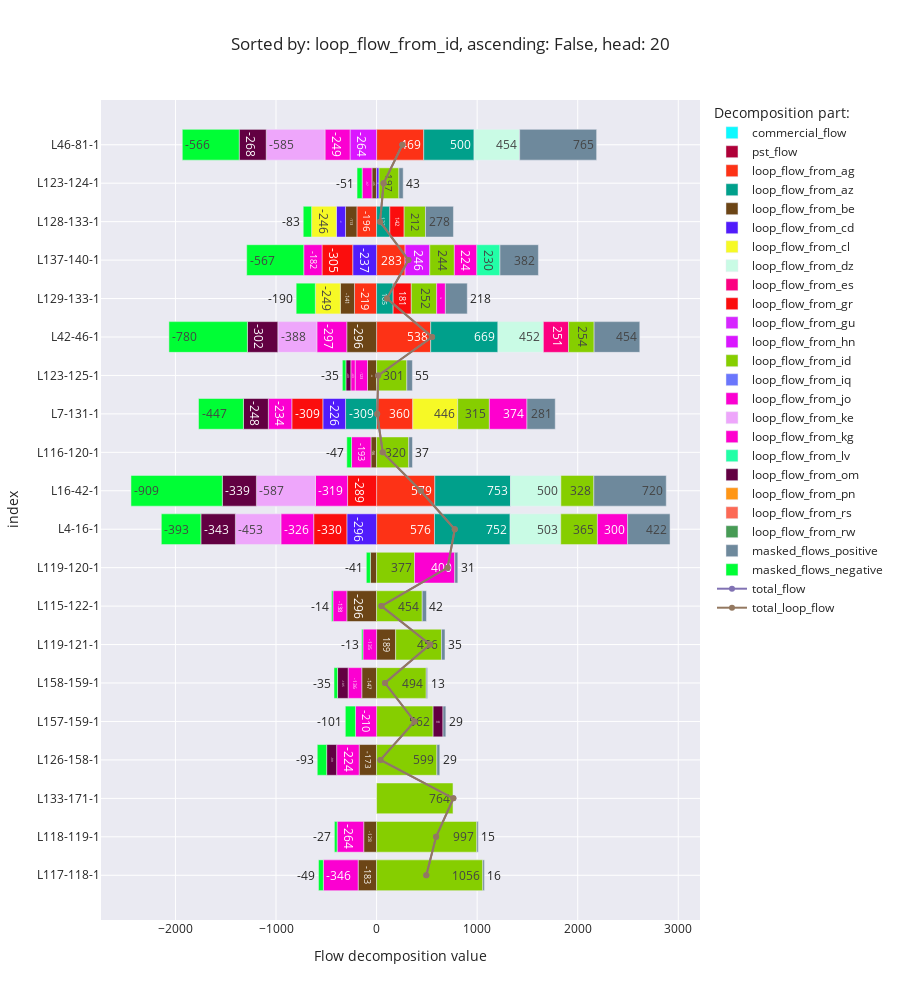

Here is the notebook cell this chart was saved with:
### Code cell
flow_decomposition_bar_chart(f'loop_flow_from_{random.Random(12).choice(list(countries)).lower()}')

### Figure 1 — Plotly figure (JSON) as saved in the notebook; plotly's stock layout.template omitted (floating-point values rounded to 4 significant figures)
{"data": [{"alignmentgroup": "True", "hovertemplate": "Decomposition part:=commercial_flow<br>Flow decomposition value=%{x}<br>index=%{y}<extra></extra>", "legendgroup": "commercial_flow", "marker": {"color": "#0DF9FF", "pattern": {"shape": ""}}, "name": "commercial_flow", "offsetgroup": "commercial_flow", "orientation": "h", "showlegend": true, "textposition": "auto", "texttemplate": "%{x:.0f}", "type": "bar", "x": [null, null, null, null, null, null, null, null, null, null, null, null, null, null, null, null, null, null, null, null], "xaxis": "x", "y": ["L117-118-1", "L118-119-1", "L133-171-1", "L126-158-1", "L157-159-1", "L158-159-1", "L119-121-1", "L115-122-1", "L119-120-1", "L4-16-1", "L16-42-1", "L116-120-1", "L7-131-1", "L123-125-1", "L42-46-1", "L129-133-1", "L137-140-1", "L128-133-1", "L123-124-1", "L46-81-1"], "yaxis": "y"}, {"alignmentgroup": "True", "hovertemplate": "Decomposition part:=pst_flow<br>Flow decomposition value=%{x}<br>index=%{y}<extra></extra>", "legendgroup": "pst_flow", "marker": {"color": "#AF0038", "pattern": {"shape": ""}}, "name": "pst_flow", "offsetgroup": "pst_flow", "orientation": "h", "showlegend": true, "textposition": "auto", "texttemplate": "%{x:.0f}", "type": "bar", "x": [null, null, null, null, null, null, null, null, null, null, null, null, null, null, null, null, null, null, null, null], "xaxis": "x", "y": ["L117-118-1", "L118-119-1", "L133-171-1", "L126-158-1", "L157-159-1", "L158-159-1", "L119-121-1", "L115-122-1", "L119-120-1", "L4-16-1", "L16-42-1", "L116-120-1", "L7-131-1", "L123-125-1", "L42-46-1", "L129-133-1", "L137-140-1", "L128-133-1", "L123-124-1", "L46-81-1"], "yaxis": "y"}, {"alignmentgroup": "True", "hovertemplate": "Decomposition part:=loop_flow_from_ag<br>Flow decomposition value=%{x}<br>index=%{y}<extra></extra>", "legendgroup": "loop_flow_from_ag", "marker": {"color": "#FD3216", "pattern": {"shape": ""}}, "name": "loop_flow_from_ag", "offsetgroup": "loop_flow_from_ag", "orientation": "h", "showlegend": true, "textposition": "auto", "texttemplate": "%{x:.0f}", "type": "bar", "x": [null, null, null, null, null, null, null, null, null, 575.6, 579.0, null, 360.2, null, 538.1, -219.3, 283.4, -195.6, null, 468.7], "xaxis": "x", "y": ["L117-118-1", "L118-119-1", "L133-171-1", "L126-158-1", "L157-159-1", "L158-159-1", "L119-121-1", "L115-122-1", "L119-120-1", "L4-16-1", "L16-42-1", "L116-120-1", "L7-131-1", "L123-125-1", "L42-46-1", "L129-133-1", "L137-140-1", "L128-133-1", "L123-124-1", "L46-81-1"], "yaxis": "y"}, {"alignmentgroup": "True", "hovertemplate": "Decomposition part:=loop_flow_from_az<br>Flow decomposition value=%{x}<br>index=%{y}<extra></extra>", "legendgroup": "loop_flow_from_az", "marker": {"color": "#00A08B", "pattern": {"shape": ""}}, "name": "loop_flow_from_az", "offsetgroup": "loop_flow_from_az", "orientation": "h", "showlegend": true, "textposition": "auto", "texttemplate": "%{x:.0f}", "type": "bar", "x": [null, null, null, null, null, null, null, null, null, 752.4, 753.4, null, -308.8, null, 668.9, 164.5, null, 131.6, null, 500.3], "xaxis": "x", "y": ["L117-118-1", "L118-119-1", "L133-171-1", "L126-158-1", "L157-159-1", "L158-159-1", "L119-121-1", "L115-122-1", "L119-120-1", "L4-16-1", "L16-42-1", "L116-120-1", "L7-131-1", "L123-125-1", "L42-46-1", "L129-133-1", "L137-140-1", "L128-133-1", "L123-124-1", "L46-81-1"], "yaxis": "y"}, {"alignmentgroup": "True", "hovertemplate": "Decomposition part:=loop_flow_from_be<br>Flow decomposition value=%{x}<br>index=%{y}<extra></extra>", "legendgroup": "loop_flow_from_be", "marker": {"color": "#6C4516", "pattern": {"shape": ""}}, "name": "loop_flow_from_be", "offsetgroup": "loop_flow_from_be", "orientation": "h", "showlegend": true, "textposition": "auto", "texttemplate": "%{x:.0f}", "type": "bar", "x": [-183.3, -128.0, null, -173.1, null, -147.3, 189.5, -295.8, -61.5, null, null, -55.89, null, -90.35, -296.4, -141.2, null, -113.2, -46.21, null], "xaxis": "x", "y": ["L117-118-1", "L118-119-1", "L133-171-1", "L126-158-1", "L157-159-1", "L158-159-1", "L119-121-1", "L115-122-1", "L119-120-1", "L4-16-1", "L16-42-1", "L116-120-1", "L7-131-1", "L123-125-1", "L42-46-1", "L129-133-1", "L137-140-1", "L128-133-1", "L123-124-1", "L46-81-1"], "yaxis": "y"}, {"alignmentgroup": "True", "hovertemplate": "Decomposition part:=loop_flow_from_cd<br>Flow decomposition value=%{x}<br>index=%{y}<extra></extra>", "legendgroup": "loop_flow_from_cd", "marker": {"color": "#511CFB", "pattern": {"shape": ""}}, "name": "loop_flow_from_cd", "offsetgroup": "loop_flow_from_cd", "orientation": "h", "showlegend": true, "textposition": "auto", "texttemplate": "%{x:.0f}", "type": "bar", "x": [null, null, null, null, null, null, null, null, null, -295.7, null, null, -225.6, null, null, null, -237.3, -90.98, 24.5, null], "xaxis": "x", "y": ["L117-118-1", "L118-119-1", "L133-171-1", "L126-158-1", "L157-159-1", "L158-159-1", "L119-121-1", "L115-122-1", "L119-120-1", "L4-16-1", "L16-42-1", "L116-120-1", "L7-131-1", "L123-125-1", "L42-46-1", "L129-133-1", "L137-140-1", "L128-133-1", "L123-124-1", "L46-81-1"], "yaxis": "y"}, {"alignmentgroup": "True", "hovertemplate": "Decomposition part:=loop_flow_from_cl<br>Flow decomposition value=%{x}<br>index=%{y}<extra></extra>", "legendgroup": "loop_flow_from_cl", "marker": {"color": "#F6F926", "pattern": {"shape": ""}}, "name": "loop_flow_from_cl", "offsetgroup": "loop_flow_from_cl", "orientation": "h", "showlegend": true, "textposition": "auto", "texttemplate": "%{x:.0f}", "type": "bar", "x": [null, null, null, null, null, null, null, null, null, null, null, null, 446.1, null, null, -248.8, null, -246.4, null, null], "xaxis": "x", "y": ["L117-118-1", "L118-119-1", "L133-171-1", "L126-158-1", "L157-159-1", "L158-159-1", "L119-121-1", "L115-122-1", "L119-120-1", "L4-16-1", "L16-42-1", "L116-120-1", "L7-131-1", "L123-125-1", "L42-46-1", "L129-133-1", "L137-140-1", "L128-133-1", "L123-124-1", "L46-81-1"], "yaxis": "y"}, {"alignmentgroup": "True", "hovertemplate": "Decomposition part:=loop_flow_from_dz<br>Flow decomposition value=%{x}<br>index=%{y}<extra></extra>", "legendgroup": "loop_flow_from_dz", "marker": {"color": "#C9FBE5", "pattern": {"shape": ""}}, "name": "loop_flow_from_dz", "offsetgroup": "loop_flow_from_dz", "orientation": "h", "showlegend": true, "textposition": "auto", "texttemplate": "%{x:.0f}", "type": "bar", "x": [null, null, null, null, null, null, null, null, null, 503.2, 500.3, null, null, null, 451.6, null, null, null, null, 453.7], "xaxis": "x", "y": ["L117-118-1", "L118-119-1", "L133-171-1", "L126-158-1", "L157-159-1", "L158-159-1", "L119-121-1", "L115-122-1", "L119-120-1", "L4-16-1", "L16-42-1", "L116-120-1", "L7-131-1", "L123-125-1", "L42-46-1", "L129-133-1", "L137-140-1", "L128-133-1", "L123-124-1", "L46-81-1"], "yaxis": "y"}, {"alignmentgroup": "True", "hovertemplate": "Decomposition part:=loop_flow_from_es<br>Flow decomposition value=%{x}<br>index=%{y}<extra></extra>", "legendgroup": "loop_flow_from_es", "marker": {"color": "#FC0080", "pattern": {"shape": ""}}, "name": "loop_flow_from_es", "offsetgroup": "loop_flow_from_es", "orientation": "h", "showlegend": true, "textposition": "auto", "texttemplate": "%{x:.0f}", "type": "bar", "x": [null, null, null, null, null, null, null, null, null, null, null, null, null, null, 250.6, null, null, null, null, null], "xaxis": "x", "y": ["L117-118-1", "L118-119-1", "L133-171-1", "L126-158-1", "L157-159-1", "L158-159-1", "L119-121-1", "L115-122-1", "L119-120-1", "L4-16-1", "L16-42-1", "L116-120-1", "L7-131-1", "L123-125-1", "L42-46-1", "L129-133-1", "L137-140-1", "L128-133-1", "L123-124-1", "L46-81-1"], "yaxis": "y"}, {"alignmentgroup": "True", "hovertemplate": "Decomposition part:=loop_flow_from_gr<br>Flow decomposition value=%{x}<br>index=%{y}<extra></extra>", "legendgroup": "loop_flow_from_gr", "marker": {"color": "#FB0D0D", "pattern": {"shape": ""}}, "name": "loop_flow_from_gr", "offsetgroup": "loop_flow_from_gr", "orientation": "h", "showlegend": true, "textposition": "auto", "texttemplate": "%{x:.0f}", "type": "bar", "x": [null, null, null, null, null, null, null, null, null, -329.7, -288.5, null, -308.5, null, null, 180.7, -305.3, 142.5, null, null], "xaxis": "x", "y": ["L117-118-1", "L118-119-1", "L133-171-1", "L126-158-1", "L157-159-1", "L158-159-1", "L119-121-1", "L115-122-1", "L119-120-1", "L4-16-1", "L16-42-1", "L116-120-1", "L7-131-1", "L123-125-1", "L42-46-1", "L129-133-1", "L137-140-1", "L128-133-1", "L123-124-1", "L46-81-1"], "yaxis": "y"}, {"alignmentgroup": "True", "hovertemplate": "Decomposition part:=loop_flow_from_gu<br>Flow decomposition value=%{x}<br>index=%{y}<extra></extra>", "legendgroup": "loop_flow_from_gu", "marker": {"color": "#D626FF", "pattern": {"shape": ""}}, "name": "loop_flow_from_gu", "offsetgroup": "loop_flow_from_gu", "orientation": "h", "showlegend": true, "textposition": "auto", "texttemplate": "%{x:.0f}", "type": "bar", "x": [null, null, null, null, null, null, null, null, null, null, null, null, null, null, null, null, null, null, null, null], "xaxis": "x", "y": ["L117-118-1", "L118-119-1", "L133-171-1", "L126-158-1", "L157-159-1", "L158-159-1", "L119-121-1", "L115-122-1", "L119-120-1", "L4-16-1", "L16-42-1", "L116-120-1", "L7-131-1", "L123-125-1", "L42-46-1", "L129-133-1", "L137-140-1", "L128-133-1", "L123-124-1", "L46-81-1"], "yaxis": "y"}, {"alignmentgroup": "True", "hovertemplate": "Decomposition part:=loop_flow_from_hn<br>Flow decomposition value=%{x}<br>index=%{y}<extra></extra>", "legendgroup": "loop_flow_from_hn", "marker": {"color": "#DA16FF", "pattern": {"shape": ""}}, "name": "loop_flow_from_hn", "offsetgroup": "loop_flow_from_hn", "orientation": "h", "showlegend": true, "textposition": "auto", "texttemplate": "%{x:.0f}", "type": "bar", "x": [null, null, null, null, null, null, null, null, null, null, null, null, null, null, null, null, 245.8, null, null, -263.9], "xaxis": "x", "y": ["L117-118-1", "L118-119-1", "L133-171-1", "L126-158-1", "L157-159-1", "L158-159-1", "L119-121-1", "L115-122-1", "L119-120-1", "L4-16-1", "L16-42-1", "L116-120-1", "L7-131-1", "L123-125-1", "L42-46-1", "L129-133-1", "L137-140-1", "L128-133-1", "L123-124-1", "L46-81-1"], "yaxis": "y"}, {"alignmentgroup": "True", "hovertemplate": "Decomposition part:=loop_flow_from_id<br>Flow decomposition value=%{x}<br>index=%{y}<extra></extra>", "legendgroup": "loop_flow_from_id", "marker": {"color": "#86CE00", "pattern": {"shape": ""}}, "name": "loop_flow_from_id", "offsetgroup": "loop_flow_from_id", "orientation": "h", "showlegend": true, "textposition": "auto", "texttemplate": "%{x:.0f}", "type": "bar", "x": [1056.0, 996.8, 763.6, 599.3, 562.3, 493.8, 455.6, 453.9, 377.3, 364.7, 327.7, 319.7, 315.3, 300.9, 254.0, 252.1, 244.2, 212.3, 197.3, null], "xaxis": "x", "y": ["L117-118-1", "L118-119-1", "L133-171-1", "L126-158-1", "L157-159-1", "L158-159-1", "L119-121-1", "L115-122-1", "L119-120-1", "L4-16-1", "L16-42-1", "L116-120-1", "L7-131-1", "L123-125-1", "L42-46-1", "L129-133-1", "L137-140-1", "L128-133-1", "L123-124-1", "L46-81-1"], "yaxis": "y"}, {"alignmentgroup": "True", "hovertemplate": "Decomposition part:=loop_flow_from_iq<br>Flow decomposition value=%{x}<br>index=%{y}<extra></extra>", "legendgroup": "loop_flow_from_iq", "marker": {"color": "#6A76FC", "pattern": {"shape": ""}}, "name": "loop_flow_from_iq", "offsetgroup": "loop_flow_from_iq", "orientation": "h", "showlegend": true, "textposition": "auto", "texttemplate": "%{x:.0f}", "type": "bar", "x": [null, null, null, null, null, null, null, null, null, null, null, null, null, null, null, null, null, null, null, null], "xaxis": "x", "y": ["L117-118-1", "L118-119-1", "L133-171-1", "L126-158-1", "L157-159-1", "L158-159-1", "L119-121-1", "L115-122-1", "L119-120-1", "L4-16-1", "L16-42-1", "L116-120-1", "L7-131-1", "L123-125-1", "L42-46-1", "L129-133-1", "L137-140-1", "L128-133-1", "L123-124-1", "L46-81-1"], "yaxis": "y"}, {"alignmentgroup": "True", "hovertemplate": "Decomposition part:=loop_flow_from_jo<br>Flow decomposition value=%{x}<br>index=%{y}<extra></extra>", "legendgroup": "loop_flow_from_jo", "marker": {"color": "#FB00D1", "pattern": {"shape": ""}}, "name": "loop_flow_from_jo", "offsetgroup": "loop_flow_from_jo", "orientation": "h", "showlegend": true, "textposition": "auto", "texttemplate": "%{x:.0f}", "type": "bar", "x": [-345.8, -264.3, null, -224.1, -209.8, -135.9, -135.5, -138.0, 399.7, -326.2, -319.5, -193.3, -233.6, -122.5, -297.4, null, -181.7, null, -97.35, -248.9], "xaxis": "x", "y": ["L117-118-1", "L118-119-1", "L133-171-1", "L126-158-1", "L157-159-1", "L158-159-1", "L119-121-1", "L115-122-1", "L119-120-1", "L4-16-1", "L16-42-1", "L116-120-1", "L7-131-1", "L123-125-1", "L42-46-1", "L129-133-1", "L137-140-1", "L128-133-1", "L123-124-1", "L46-81-1"], "yaxis": "y"}, {"alignmentgroup": "True", "hovertemplate": "Decomposition part:=loop_flow_from_ke<br>Flow decomposition value=%{x}<br>index=%{y}<extra></extra>", "legendgroup": "loop_flow_from_ke", "marker": {"color": "#EEA6FB", "pattern": {"shape": ""}}, "name": "loop_flow_from_ke", "offsetgroup": "loop_flow_from_ke", "orientation": "h", "showlegend": true, "textposition": "auto", "texttemplate": "%{x:.0f}", "type": "bar", "x": [null, null, null, null, null, null, null, null, null, -452.6, -587.1, null, null, null, -388.5, null, null, null, null, -584.9], "xaxis": "x", "y": ["L117-118-1", "L118-119-1", "L133-171-1", "L126-158-1", "L157-159-1", "L158-159-1", "L119-121-1", "L115-122-1", "L119-120-1", "L4-16-1", "L16-42-1", "L116-120-1", "L7-131-1", "L123-125-1", "L42-46-1", "L129-133-1", "L137-140-1", "L128-133-1", "L123-124-1", "L46-81-1"], "yaxis": "y"}, {"alignmentgroup": "True", "hovertemplate": "Decomposition part:=loop_flow_from_kg<br>Flow decomposition value=%{x}<br>index=%{y}<extra></extra>", "legendgroup": "loop_flow_from_kg", "marker": {"color": "#FE00CE", "pattern": {"shape": ""}}, "name": "loop_flow_from_kg", "offsetgroup": "loop_flow_from_kg", "orientation": "h", "showlegend": true, "textposition": "auto", "texttemplate": "%{x:.0f}", "type": "bar", "x": [null, null, null, null, null, null, null, null, null, 300.1, null, null, 373.7, -43.18, null, 86.9, 223.7, null, null, null], "xaxis": "x", "y": ["L117-118-1", "L118-119-1", "L133-171-1", "L126-158-1", "L157-159-1", "L158-159-1", "L119-121-1", "L115-122-1", "L119-120-1", "L4-16-1", "L16-42-1", "L116-120-1", "L7-131-1", "L123-125-1", "L42-46-1", "L129-133-1", "L137-140-1", "L128-133-1", "L123-124-1", "L46-81-1"], "yaxis": "y"}, {"alignmentgroup": "True", "hovertemplate": "Decomposition part:=loop_flow_from_lv<br>Flow decomposition value=%{x}<br>index=%{y}<extra></extra>", "legendgroup": "loop_flow_from_lv", "marker": {"color": "#22FFA7", "pattern": {"shape": ""}}, "name": "loop_flow_from_lv", "offsetgroup": "loop_flow_from_lv", "orientation": "h", "showlegend": true, "textposition": "auto", "texttemplate": "%{x:.0f}", "type": "bar", "x": [null, null, null, null, null, null, null, null, null, null, null, null, null, null, null, null, 230.0, null, null, null], "xaxis": "x", "y": ["L117-118-1", "L118-119-1", "L133-171-1", "L126-158-1", "L157-159-1", "L158-159-1", "L119-121-1", "L115-122-1", "L119-120-1", "L4-16-1", "L16-42-1", "L116-120-1", "L7-131-1", "L123-125-1", "L42-46-1", "L129-133-1", "L137-140-1", "L128-133-1", "L123-124-1", "L46-81-1"], "yaxis": "y"}, {"alignmentgroup": "True", "hovertemplate": "Decomposition part:=loop_flow_from_om<br>Flow decomposition value=%{x}<br>index=%{y}<extra></extra>", "legendgroup": "loop_flow_from_om", "marker": {"color": "#620042", "pattern": {"shape": ""}}, "name": "loop_flow_from_om", "offsetgroup": "loop_flow_from_om", "orientation": "h", "showlegend": true, "textposition": "auto", "texttemplate": "%{x:.0f}", "type": "bar", "x": [null, null, null, -99.42, 97.81, -105.1, null, null, null, -343.3, -338.9, null, -247.5, -49.15, -302.4, null, null, null, null, -268.3], "xaxis": "x", "y": ["L117-118-1", "L118-119-1", "L133-171-1", "L126-158-1", "L157-159-1", "L158-159-1", "L119-121-1", "L115-122-1", "L119-120-1", "L4-16-1", "L16-42-1", "L116-120-1", "L7-131-1", "L123-125-1", "L42-46-1", "L129-133-1", "L137-140-1", "L128-133-1", "L123-124-1", "L46-81-1"], "yaxis": "y"}, {"alignmentgroup": "True", "hovertemplate": "Decomposition part:=loop_flow_from_pn<br>Flow decomposition value=%{x}<br>index=%{y}<extra></extra>", "legendgroup": "loop_flow_from_pn", "marker": {"color": "#FF9616", "pattern": {"shape": ""}}, "name": "loop_flow_from_pn", "offsetgroup": "loop_flow_from_pn", "orientation": "h", "showlegend": true, "textposition": "auto", "texttemplate": "%{x:.0f}", "type": "bar", "x": [null, null, null, null, null, null, null, null, null, null, null, null, null, null, null, null, null, null, null, null], "xaxis": "x", "y": ["L117-118-1", "L118-119-1", "L133-171-1", "L126-158-1", "L157-159-1", "L158-159-1", "L119-121-1", "L115-122-1", "L119-120-1", "L4-16-1", "L16-42-1", "L116-120-1", "L7-131-1", "L123-125-1", "L42-46-1", "L129-133-1", "L137-140-1", "L128-133-1", "L123-124-1", "L46-81-1"], "yaxis": "y"}, {"alignmentgroup": "True", "hovertemplate": "Decomposition part:=loop_flow_from_rs<br>Flow decomposition value=%{x}<br>index=%{y}<extra></extra>", "legendgroup": "loop_flow_from_rs", "marker": {"color": "#FC6955", "pattern": {"shape": ""}}, "name": "loop_flow_from_rs", "offsetgroup": "loop_flow_from_rs", "orientation": "h", "showlegend": true, "textposition": "auto", "texttemplate": "%{x:.0f}", "type": "bar", "x": [null, null, null, null, null, null, null, null, null, null, null, null, null, null, null, null, null, null, null, null], "xaxis": "x", "y": ["L117-118-1", "L118-119-1", "L133-171-1", "L126-158-1", "L157-159-1", "L158-159-1", "L119-121-1", "L115-122-1", "L119-120-1", "L4-16-1", "L16-42-1", "L116-120-1", "L7-131-1", "L123-125-1", "L42-46-1", "L129-133-1", "L137-140-1", "L128-133-1", "L123-124-1", "L46-81-1"], "yaxis": "y"}, {"alignmentgroup": "True", "hovertemplate": "Decomposition part:=loop_flow_from_rw<br>Flow decomposition value=%{x}<br>index=%{y}<extra></extra>", "legendgroup": "loop_flow_from_rw", "marker": {"color": "#479B55", "pattern": {"shape": ""}}, "name": "loop_flow_from_rw", "offsetgroup": "loop_flow_from_rw", "orientation": "h", "showlegend": true, "textposition": "auto", "texttemplate": "%{x:.0f}", "type": "bar", "x": [null, null, null, null, null, null, null, null, null, null, null, null, null, null, null, null, null, null, null, null], "xaxis": "x", "y": ["L117-118-1", "L118-119-1", "L133-171-1", "L126-158-1", "L157-159-1", "L158-159-1", "L119-121-1", "L115-122-1", "L119-120-1", "L4-16-1", "L16-42-1", "L116-120-1", "L7-131-1", "L123-125-1", "L42-46-1", "L129-133-1", "L137-140-1", "L128-133-1", "L123-124-1", "L46-81-1"], "yaxis": "y"}, {"alignmentgroup": "True", "hovertemplate": "Decomposition part:=masked_flows_positive<br>Flow decomposition value=%{x}<br>index=%{y}<extra></extra>", "legendgroup": "masked_flows_positive", "marker": {"color": "#6E899C", "pattern": {"shape": ""}}, "name": "masked_flows_positive", "offsetgroup": "masked_flows_positive", "orientation": "h", "showlegend": true, "textposition": "auto", "texttemplate": "%{x:.0f}", "type": "bar", "x": [16.23, 14.71, 0, 29.23, 28.7, 13.11, 35.27, 41.98, 30.86, 422.2, 720.3, 37.38, 281.3, 55.33, 454.2, 217.7, 382.1, 278.0, 42.77, 765.4], "xaxis": "x", "y": ["L117-118-1", "L118-119-1", "L133-171-1", "L126-158-1", "L157-159-1", "L158-159-1", "L119-121-1", "L115-122-1", "L119-120-1", "L4-16-1", "L16-42-1", "L116-120-1", "L7-131-1", "L123-125-1", "L42-46-1", "L129-133-1", "L137-140-1", "L128-133-1", "L123-124-1", "L46-81-1"], "yaxis": "y"}, {"alignmentgroup": "True", "hovertemplate": "Decomposition part:=masked_flows_negative<br>Flow decomposition value=%{x}<br>index=%{y}<extra></extra>", "legendgroup": "masked_flows_negative", "marker": {"color": "#00FE35", "pattern": {"shape": ""}}, "name": "masked_flows_negative", "offsetgroup": "masked_flows_negative", "orientation": "h", "showlegend": true, "textposition": "auto", "texttemplate": "%{x:.0f}", "type": "bar", "x": [-48.78, -27.43, 0, -93.36, -101.1, -35.03, -12.8, -13.84, -40.61, -393.3, -908.6, -47.08, -446.8, -34.99, -780.5, -190.4, -567.4, -83.39, -50.83, -566.0], "xaxis": "x", "y": ["L117-118-1", "L118-119-1", "L133-171-1", "L126-158-1", "L157-159-1", "L158-159-1", "L119-121-1", "L115-122-1", "L119-120-1", "L4-16-1", "L16-42-1", "L116-120-1", "L7-131-1", "L123-125-1", "L42-46-1", "L129-133-1", "L137-140-1", "L128-133-1", "L123-124-1", "L46-81-1"], "yaxis": "y"}, {"mode": "lines+markers", "name": "total_flow", "type": "scatter", "x": [494.5, 591.8, 763.6, 38.65, 377.9, 83.63, 532.1, 48.3, 705.8, 777.5, 438.1, 60.81, 5.889, 15.99, 552.2, 102.3, 317.5, 34.83, 70.19, 256.2], "y": ["L117-118-1", "L118-119-1", "L133-171-1", "L126-158-1", "L157-159-1", "L158-159-1", "L119-121-1", "L115-122-1", "L119-120-1", "L4-16-1", "L16-42-1", "L116-120-1", "L7-131-1", "L123-125-1", "L42-46-1", "L129-133-1", "L137-140-1", "L128-133-1", "L123-124-1", "L46-81-1"]}, {"mode": "lines+markers", "name": "total_loop_flow", "type": "scatter", "x": [494.5, 591.8, 763.6, 38.65, 377.9, 83.63, 532.1, 48.3, 705.8, 777.5, 438.1, 60.81, 5.889, 15.99, 552.2, 102.3, 317.5, 34.83, 70.19, 256.2], "y": ["L117-118-1", "L118-119-1", "L133-171-1", "L126-158-1", "L157-159-1", "L158-159-1", "L119-121-1", "L115-122-1", "L119-120-1", "L4-16-1", "L16-42-1", "L116-120-1", "L7-131-1", "L123-125-1", "L42-46-1", "L129-133-1", "L137-140-1", "L128-133-1", "L123-124-1", "L46-81-1"]}], "layout": {"barmode": "relative", "height": 1000, "legend": {"title": {"text": "Decomposition part:"}, "tracegroupgap": 0}, "title": {"text": "Sorted by: loop_flow_from_id, ascending: False, head: 20"}, "xaxis": {"anchor": "y", "domain": [0, 1], "title": {"text": "Flow decomposition value"}}, "yaxis": {"anchor": "x", "domain": [0, 1], "title": {"text": "index"}}}}
